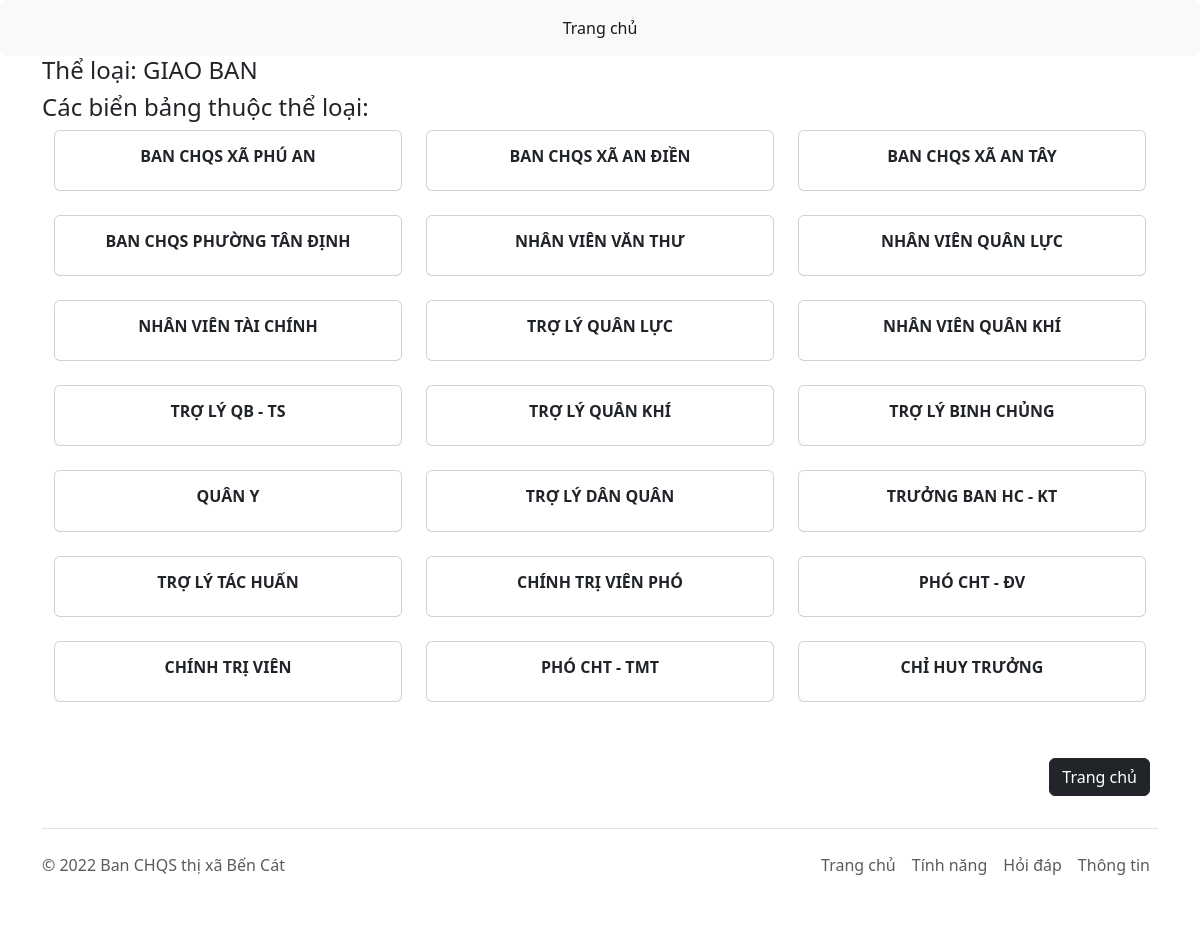
Page /category/7/ on the committed database.
### man/models.py (models this page shows, shortened)
class Category(models.Model):
    name = models.CharField(max_length=255)
    class Meta:
        ordering = ['-id']

class Element(models.Model):
    nameplate = models.ForeignKey(Nameplate, on_delete=models.CASCADE)
    category = models.ForeignKey(Category, on_delete=models.CASCADE)
    class Meta:
        ordering = ['-id']

class Nameplate(models.Model):
    name = models.CharField(max_length=512)
    conference = models.ForeignKey(Conference, on_delete=models.CASCADE, null=True, blank=True)
    class Meta:
        ordering = ['-id']

### man/views.py (the view)
# urls.py: path('category/<int:category_id>/', views.category, name='category'),
def category(request, category_id):
	category = models.Category.objects.get(id=category_id)
	nameplate = models.Nameplate.objects.all()
	context = {
		'category': category,
		'nameplate': nameplate,
	}
	return render(request, 'man/category.html', context)

### man/templates/man/category.html
{% extends "man/base.html" %}
{% block content %}
<h4>Thể loại: {{ category.name }}</h4>
<h4>Các biển bảng thuộc thể loại:</h4>
<div class="row height d-flex justify-content-center align-items-center mb-4">
	<div id="allNameplate" class="row" data-masonry='{"percentPosition": true }'>
		{% for element in category.element_set.all %}
				<div class="col-sm-6 col-lg-4 mb-4 aNameplate">
					<a href="{% url 'man:nameplate' element.nameplate.id %}" class="nav-link">
					<div class="card text-center">
						<div class="card-body">
						  	<h6 class="card-title fw-bolder">{{ element.nameplate.name }}</h6>
						</div>
					</div>
					</a>
				</div>
		{% endfor %}
	</div>
</div>
<div class="d-flex flex-row-reverse">
  <div class="p-2"><a href="{% url 'man:home' %}"><button type="button" class="btn btn-dark">Trang chủ</button></a></div>
</div>
{% endblock %}

### rows in the picture
Category: name "GIAO BAN"
Element: nameplate.name "BAN CHQS XÃ PHÚ AN"
Element: nameplate.name "BAN CHQS XÃ AN ĐIỀN"
Element: nameplate.name "BAN CHQS XÃ AN TÂY"
Element: nameplate.name "BAN CHQS PHƯỜNG TÂN ĐỊNH"
Element: nameplate.name "NHÂN VIÊN VĂN THƯ"
Element: nameplate.name "NHÂN VIÊN QUÂN LỰC"
Element: nameplate.name "NHÂN VIÊN TÀI CHÍNH"
Element: nameplate.name "TRỢ LÝ QUÂN LỰC"
Element: nameplate.name "NHÂN VIÊN QUÂN KHÍ"
Element: nameplate.name "TRỢ LÝ QB - TS"
Element: nameplate.name "TRỢ LÝ QUÂN KHÍ"
Element: nameplate.name "TRỢ LÝ BINH CHỦNG"
Element: nameplate.name "QUÂN Y"
Element: nameplate.name "TRỢ LÝ DÂN QUÂN"
Element: nameplate.name "TRƯỞNG BAN HC - KT"
Element: nameplate.name "TRỢ LÝ TÁC HUẤN"
Element: nameplate.name "CHÍNH TRỊ VIÊN PHÓ"
Element: nameplate.name "PHÓ CHT - ĐV"
Element: nameplate.name "CHÍNH TRỊ VIÊN"
Element: nameplate.name "PHÓ CHT - TMT"
Element: nameplate.name "CHỈ HUY TRƯỞNG"
